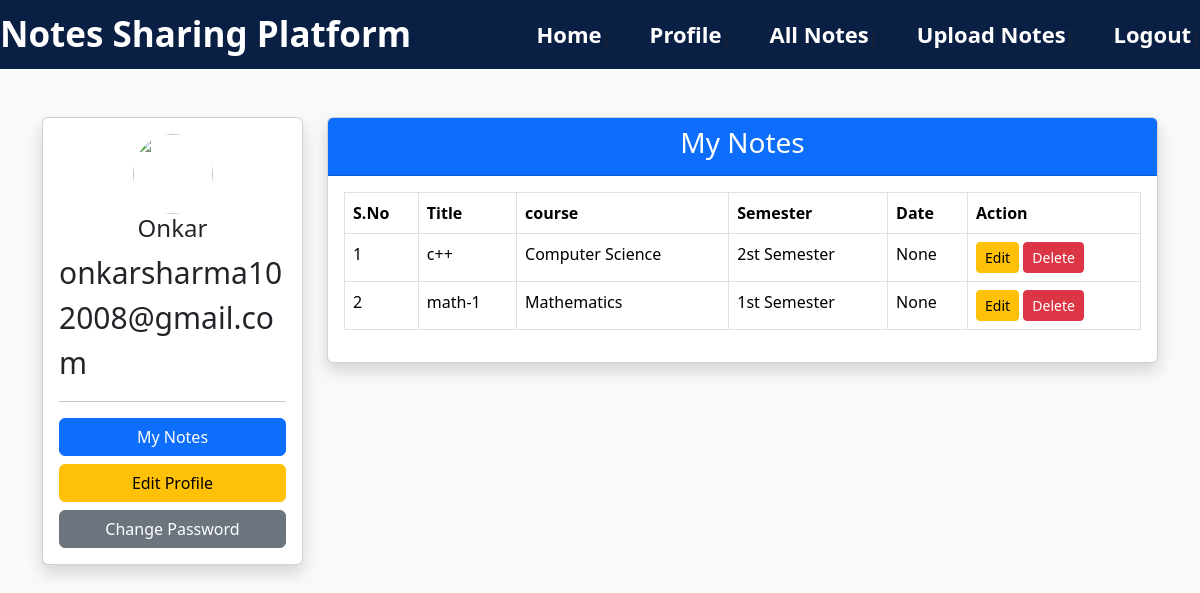
Page /profile (signed in) on the earlier database version.
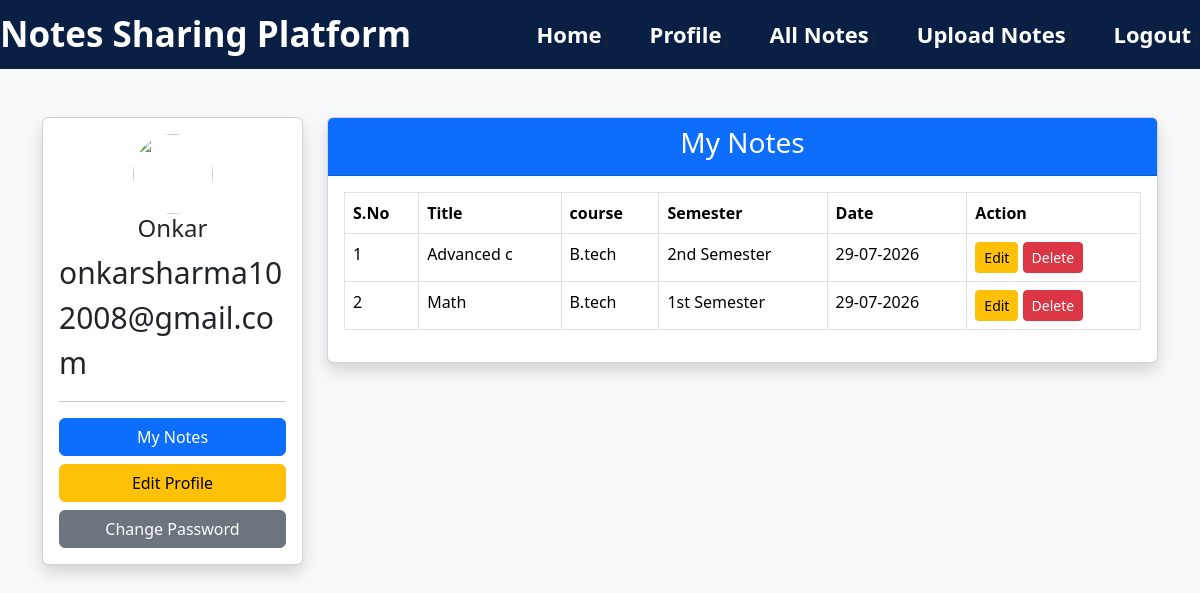
Same page on the later database version.
### tables this page shows
CREATE TABLE users (
            id INTEGER PRIMARY KEY AUTOINCREMENT,
            fullname TEXT,
            email TEXT,
            username TEXT,
            password TEXT
        );

CREATE TABLE notes (
    id INTEGER PRIMARY KEY AUTOINCREMENT,
    title TEXT,
    subject TEXT,
    semester TEXT,
    filename TEXT,
    uploaded_by TEXT
, upload_date TEXT, course TEXT);

### app.py (the view)
@app.route("/profile")
def profile():
    if "username" not in session:
        return redirect(url_for("login"))
    conn = sqlite3.connect("users.db")
    cursor = conn.cursor()
    cursor.execute(
        "SELECT fullname, username, email FROM users WHERE username=?",
        (session["username"],)
    )
    user = cursor.fetchone()
    cursor.execute(
        "SELECT id,title,subject,semester,upload_date FROM notes WHERE uploaded_by=?",
        (session["username"],)
    )
    notes = cursor.fetchall()
    conn.close()
    return render_template("profile.html", user=user, notes=notes)

### templates/profile.html (shortened to what this page needs)
<!DOCTYPE html>
<html lang="en">
<head>
     <link rel="stylesheet" href="{{ url_for('static', filename='css/style.css') }}">
    <link href="https://cdn.jsdelivr.net/npm/bootstrap@5.3.3/dist/css/bootstrap.min.css" rel="stylesheet">
</head>
<body class="bg-light">
<nav class="navbar">
            <div class="logo">
                 Notes Sharing Platform
            </div>
            <div class="menu">
            <a href="/">Home</a>|
            <a href="/profile">Profile</a>|
            <a href="/notes">All Notes</a>|
            <a href="/upload">Upload Notes</a>|
            <a href="/logout">Logout</a>|
        </div>
        </nav>
<div class="container mt-5">
<div class="row">
<div class="col-md-3">
<div class="card text-center shadow">
<div class="card-body">
<img src="{{ url_for('static', filename='images/profile.png') }}" class="profile-img">
<h4>{{ user[0] }}</h4>
<p>{{ user[2] }}</p>
<hr>
<a href="/profile" class="btn btn-primary w-100 mb-2">My Notes</a>
<a href="/edit-profile" class="btn btn-warning w-100 mb-2">Edit Profile</a>
<a href="/change-password" class="btn btn-secondary w-100">Change Password</a>
</div>
</div>
</div>
<div class="col-md-9">
<div class="card shadow">
<div class="card-header bg-primary text-white">
<h3>My Notes</h3>
</div>
<div class="card-body">
<table class="table table-bordered table-hover">
<thead>
<tr>
<th>S.No</th>
<th>Title</th>
<th>course</th>
<th>Semester</th>
<th>Date </th>
<th>Action</th>
</tr>
</thead>
<tbody>
{% for note in notes %}
<tr>
    <td>{{ loop.index }}</td>
    <td>{{ note[1] }}</td>
    <td>{{ note[2] }}</td>
    <td>{{ note[3]}}</td>
    <td>{{ note[4]}}</td>
    <td>
    <a href="{{ url_for('edit', id=note[0]) }}" class="btn btn-warning btn-sm">
        Edit
    </a>
    <a href="{{ url_for('delete', id=note[0]) }}"
       class="btn btn-danger btn-sm"
       onclick="return confirm('Are you sure you want to delete this note?')">
        Delete
    </a>
    </td>
</tr>
{% endfor %}
</tbody>
</table>
</div>
</div>
</div>
</div>
</div>
</body>
</html>

### static/css/style.css (style rules this page uses)
h2,h3 { text-align: center; font-size: 30px; justify-content: center; align-items: center; }
body { font-size: center; }
.navbar { display:flex; justify-content:space-between; align-items:center; background:#0a1f44; padding:20px 50px; }
.logo { color:white; font-size:35px; font-weight:bold; }
.menu a { color:white; text-decoration:none; margin-left:35px; font-size:22px; font-weight:bold; }
p { font-size: 30px; text-align: left; }
body { margin: 0; padding: 0; background-image: url("../images/background.jpg"); background-size: cover; background-position: center; background-repeat: no-repeat; height: 100vh; text-align: center; justify-content: center; align-items: center; }
.profile-img { width: 80px; height: 80px; border-radius: 50%; object-fit: cover; }

Differences in the rows shown:
removed notes: title "c++", subject "Computer Science", semester "2st Semester", note "None"
removed notes: title "math-1", subject "Mathematics", semester "1st Semester", note "None"
added notes: title "Advanced c", subject "B.tech", semester "2nd Semester", upload_date "29-07-2026"
added notes: title "Math", subject "B.tech", semester "1st Semester", upload_date "29-07-2026"
